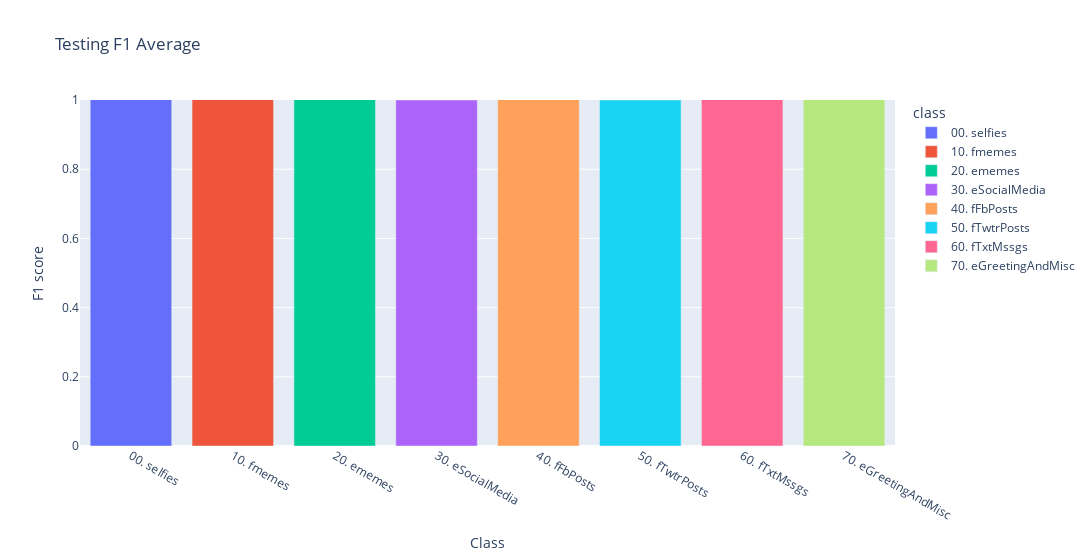

Here is the notebook cell this chart was saved with:
### Code cell
vals = pd.DataFrame(tsst, columns=train_data_iterator.class_indices).mean().values
fig = px.bar(pd.DataFrame({'class' : list(train_data_iterator.class_indices.keys()), 'value' : vals}, index=train_data_iterator.class_indices), 
        color='class', title="Testing F1 Average", text_auto=False, width=1200)
fig.update_layout(xaxis=dict(title="Class"), yaxis=dict(title="F1 score"), showlegend=True, yaxis_range=[0,1])

### Figure 1 — Plotly figure (JSON) as saved in the notebook; plotly's stock layout.template omitted (floating-point values rounded to 4 significant figures)
{"data": [{"alignmentgroup": "True", "hovertemplate": "class=00. selfies<br>index=%{x}<br>_value=%{y}<extra></extra>", "legendgroup": "00. selfies", "marker": {"color": "#636efa", "pattern": {"shape": ""}}, "name": "00. selfies", "offsetgroup": "00. selfies", "orientation": "v", "showlegend": true, "textposition": "auto", "type": "bar", "x": ["00. selfies"], "xaxis": "x", "y": [1.516], "yaxis": "y"}, {"alignmentgroup": "True", "hovertemplate": "class=10. fmemes<br>index=%{x}<br>_value=%{y}<extra></extra>", "legendgroup": "10. fmemes", "marker": {"color": "#EF553B", "pattern": {"shape": ""}}, "name": "10. fmemes", "offsetgroup": "10. fmemes", "orientation": "v", "showlegend": true, "textposition": "auto", "type": "bar", "x": ["10. fmemes"], "xaxis": "x", "y": [1.444], "yaxis": "y"}, {"alignmentgroup": "True", "hovertemplate": "class=20. ememes<br>index=%{x}<br>_value=%{y}<extra></extra>", "legendgroup": "20. ememes", "marker": {"color": "#00cc96", "pattern": {"shape": ""}}, "name": "20. ememes", "offsetgroup": "20. ememes", "orientation": "v", "showlegend": true, "textposition": "auto", "type": "bar", "x": ["20. ememes"], "xaxis": "x", "y": [1.12], "yaxis": "y"}, {"alignmentgroup": "True", "hovertemplate": "class=30. eSocialMedia<br>index=%{x}<br>_value=%{y}<extra></extra>", "legendgroup": "30. eSocialMedia", "marker": {"color": "#ab63fa", "pattern": {"shape": ""}}, "name": "30. eSocialMedia", "offsetgroup": "30. eSocialMedia", "orientation": "v", "showlegend": true, "textposition": "auto", "type": "bar", "x": ["30. eSocialMedia"], "xaxis": "x", "y": [1], "yaxis": "y"}, {"alignmentgroup": "True", "hovertemplate": "class=40. fFbPosts<br>index=%{x}<br>_value=%{y}<extra></extra>", "legendgroup": "40. fFbPosts", "marker": {"color": "#FFA15A", "pattern": {"shape": ""}}, "name": "40. fFbPosts", "offsetgroup": "40. fFbPosts", "orientation": "v", "showlegend": true, "textposition": "auto", "type": "bar", "x": ["40. fFbPosts"], "xaxis": "x", "y": [1.014], "yaxis": "y"}, {"alignmentgroup": "True", "hovertemplate": "class=50. fTwtrPosts<br>index=%{x}<br>_value=%{y}<extra></extra>", "legendgroup": "50. fTwtrPosts", "marker": {"color": "#19d3f3", "pattern": {"shape": ""}}, "name": "50. fTwtrPosts", "offsetgroup": "50. fTwtrPosts", "orientation": "v", "showlegend": true, "textposition": "auto", "type": "bar", "x": ["50. fTwtrPosts"], "xaxis": "x", "y": [1], "yaxis": "y"}, {"alignmentgroup": "True", "hovertemplate": "class=60. fTxtMssgs<br>index=%{x}<br>_value=%{y}<extra></extra>", "legendgroup": "60. fTxtMssgs", "marker": {"color": "#FF6692", "pattern": {"shape": ""}}, "name": "60. fTxtMssgs", "offsetgroup": "60. fTxtMssgs", "orientation": "v", "showlegend": true, "textposition": "auto", "type": "bar", "x": ["60. fTxtMssgs"], "xaxis": "x", "y": [1.186], "yaxis": "y"}, {"alignmentgroup": "True", "hovertemplate": "class=70. eGreetingAndMisc<br>index=%{x}<br>_value=%{y}<extra></extra>", "legendgroup": "70. eGreetingAndMisc", "marker": {"color": "#B6E880", "pattern": {"shape": ""}}, "name": "70. eGreetingAndMisc", "offsetgroup": "70. eGreetingAndMisc", "orientation": "v", "showlegend": true, "textposition": "auto", "type": "bar", "x": ["70. eGreetingAndMisc"], "xaxis": "x", "y": [1.078], "yaxis": "y"}], "layout": {"barmode": "relative", "legend": {"title": {"text": "class"}, "tracegroupgap": 0}, "showlegend": true, "title": {"text": "Testing F1 Average"}, "width": 1200, "xaxis": {"anchor": "y", "domain": [0, 1], "title": {"text": "Class"}}, "yaxis": {"anchor": "x", "domain": [0, 1], "range": [0, 1], "title": {"text": "F1 score"}}}}
